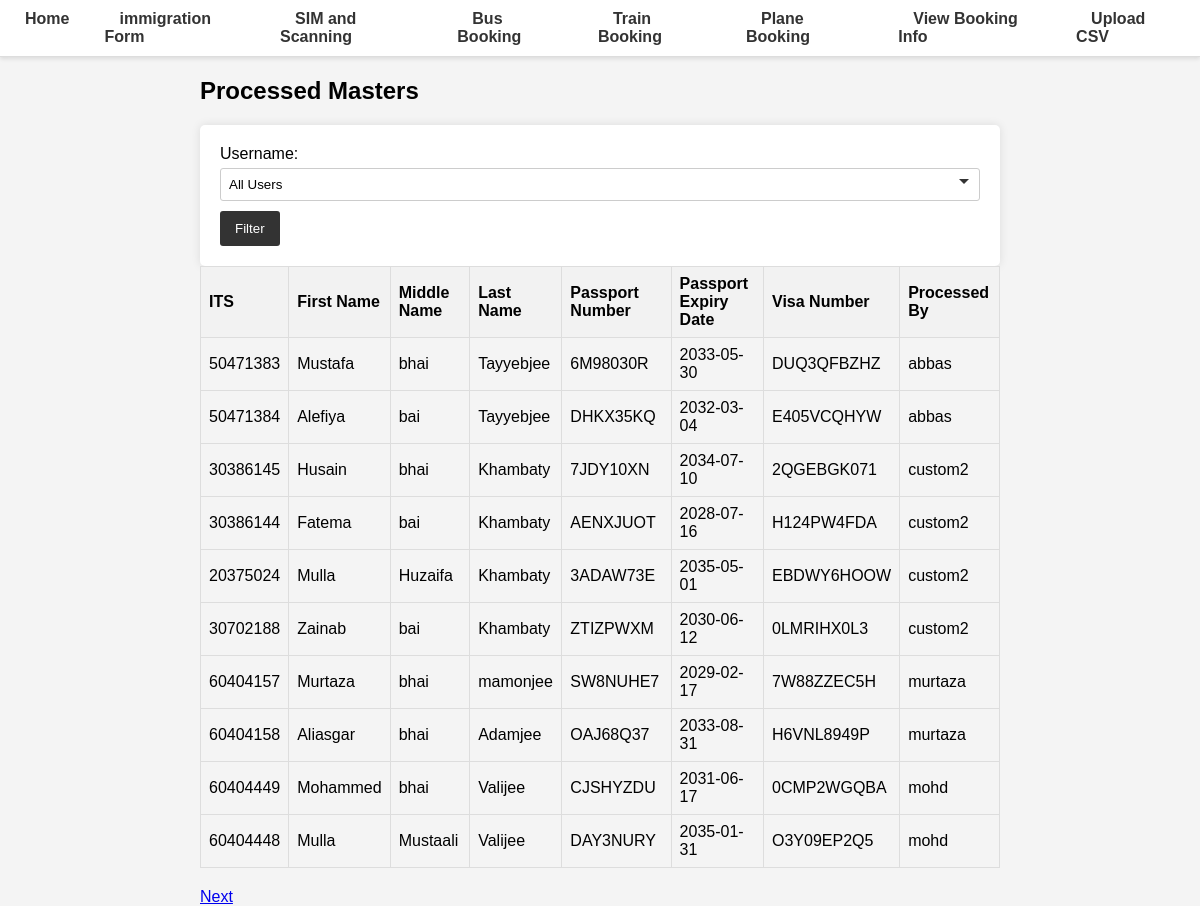
Before: /processed-masters/ with the older database file.
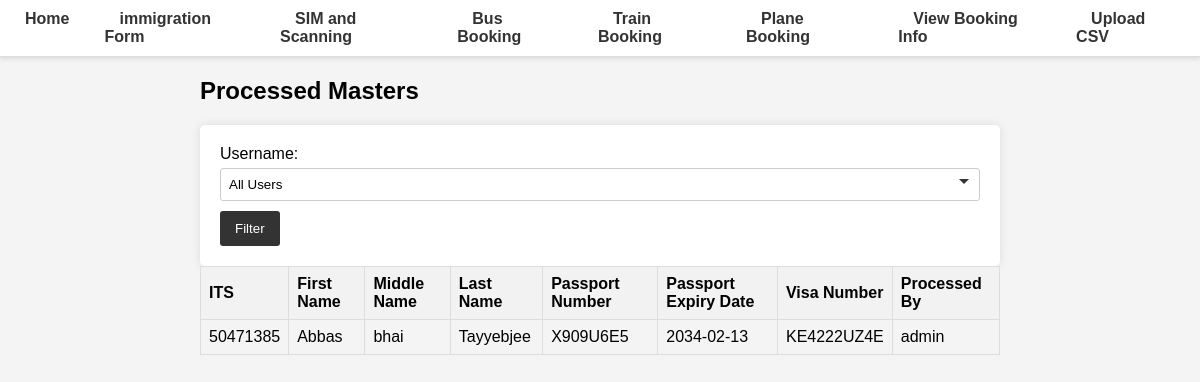
After: the same page with the newer database file.
### database.py (models this page shows)
class ProcessedMaster(Base):
    __tablename__ = "processed_master"
    id = Column(Integer, primary_key=True, index=True)
    ITS = Column(Integer, ForeignKey('master.ITS'), unique=True, index=True)
    first_name = Column(String, index=True)
    middle_name = Column(String, index=True)
    last_name = Column(String, index=True)
    DOB = Column(Date)
    passport_No = Column(String, index=True)
    passport_Expiry = Column(Date, index=True)
    Visa_No = Column(String, index=True)
    Mode_of_Transport = Column(String, index=True)
    phone = Column(String, index=True)
    arrived = Column(Boolean, default=False)
    timestamp = Column(DateTime, default=func.now())
    processed_by = Column(String, ForeignKey('users.username'))

### main.py (the view)
@app.get("/processed-masters/", response_class=HTMLResponse)
async def get_processed_masters(
    request: Request,
    page: int = 1,
    db: Session = Depends(get_db)
):
    users = db.query(User).all()
    users = list(users)
    total_count = db.query(func.count(ProcessedMaster.ITS)).scalar()
    processed_masters = (
        db.query(ProcessedMaster)
        .offset((page - 1) * PAGE_SIZE)
        .limit(PAGE_SIZE)
        .all()
    )
    return templates.TemplateResponse(
        "processed_masters.html",
        {
            "request": request,
            "processed_masters": processed_masters,
            "page": page,
            "page_size": PAGE_SIZE,
            "total_count": total_count,
            "users": users,  # Pass the users list to the template# Pass the current user to the template
        }
    )

### templates/processed_masters.html (shortened to what this page needs)
{% extends "base.html" %}
{% block content %}
<h2>Processed Masters</h2>
<form action="?" method="get">
  <label for="user">Username:</label>
  <select name="user" id="user">
    <option value="">All Users</option>
  </select>
  <button type="submit">Filter</button>
</form>
{% set selected_user = request.query_params.get('user') %}
{% set selected_user_obj = users|selectattr("id", "equalto", selected_user)|first %}
<table>
  <tr>
    <th>ITS</th>
    <th>First Name</th>
    <th>Middle Name</th>
    <th>Last Name</th>
    <th>Passport Number</th>
    <th>Passport Expiry Date</th>
    <th>Visa Number</th>
    <th>Processed By</th>
  </tr>
  {% for master in processed_masters %}
  {% if not selected_user_obj or master.processed_by == selected_user_obj.username %}
  <tr>
    <td>{{ master.ITS }}</td>
    <td>{{ master.first_name }}</td>
    <td>{{ master.middle_name }}</td>
    <td>{{ master.last_name }}</td>
    <td>{{ master.passport_No }}</td>
    <td>{{ master.passport_Expiry }}</td>
    <td>{{ master.Visa_No }}</td>
    <td>{{ master.processed_by }}</td>
  </tr>
  {% endif %}
  {% endfor %}
</table>
<div>
  {% if page * page_size < total_count %}
  <a href="?page={{ page + 1 }}&user={{ selected_user }}">Next</a>
  {% endif %}
</div>
{% endblock %}

### templates/base.html (shortened to what this page needs)
<!DOCTYPE html>
<html lang="en">
<head>
    <link rel="stylesheet" href="/static/styles.css">
</head>
<body>
    <nav>
        <ul>
            <li><a href="/">Home</a></li>
            <li class="dropdown">
                <a href="/master-form">immigration Form</a>
            </li>
            <li class="dropdown">
                <a href="/mark-as-arrived-form/">SIM and Scanning</a>
            </li>
            <li class="dropdown">
                <a href="/bus-booking/">Bus Booking</a>
            </li>
            <li class="dropdown">
                <a href="/train-booking-form/">Train Booking</a>
            </li>
            <li class="dropdown">
                <a href="/bus-booking/">Plane Booking</a>
            </li>
            <li class="dropdown">
                <a href="/view-booking-info/">View Booking Info</a>
            </li>
            <li class="dropdown">
                <a href="/upload-csv/">Upload CSV</a>
            </li>
        </ul>
    </nav>
    <div class="container">
        {% block content %}{% endblock %}
    </div>
</body>
</html>

### static/styles.css (style rules this page uses)
body { font-family: Arial, sans-serif; margin: 0; padding: 0; background-color: #f4f4f4; }
nav { background-color: #fff; border-bottom: 1px solid #ddd; padding: 10px; display: flex; justify-content: center; box-shadow: 0 2px 4px rgba(0, 0, 0, 0.1); }
nav ul { list-style: none; margin: 0; padding: 0; display: flex; gap: 20px; }
nav ul li { display: inline; }
nav a { color: #333; text-decoration: none; font-weight: bold; padding: 10px 15px; border-radius: 3px; transition: background-color 0.3s, color 0.3s; }
.container { max-width: 800px; margin: 0 auto; }
form { background-color: #fff; padding: 20px; border-radius: 5px; box-shadow: 0 0 10px rgba(0, 0, 0, 0.1); }
form label { display: block; margin-bottom: 5px; }
form input, form select { width: 100%; padding: 8px; margin-bottom: 10px; border: 1px solid #ccc; border-radius: 3px; }
form select { appearance: none; background-size: 10px; padding-right: 30px; }
form button { background-color: #333; color: #fff; padding: 10px 15px; border: none; border-radius: 3px; cursor: pointer; transition: background-color 0.3s; }
table { width: 100%; border-collapse: collapse; margin-bottom: 20px; }
table, th, td { border: 1px solid #ddd; }
th, td { padding: 8px; text-align: left; }
th { background-color: #f2f2f2; }
.dropdown { display: inline-block; }

### templates/base.html (style rules this page uses)
.dropdown { position: relative; display: inline-block; }

Changed rows visible on the page:
removed ProcessedMaster: ITS "50471384", first_name "Alefiya", middle_name "bai", last_name "Tayyebjee", passport_No "DHKX35KQ", passport_Expiry "2032-03-04", Visa_No "E405VCQHYW", processed_by "abbas"
removed ProcessedMaster: ITS "30386145", first_name "Husain", middle_name "bhai", last_name "Khambaty", passport_No "7JDY10XN", passport_Expiry "2034-07-10", Visa_No "2QGEBGK071", processed_by "custom2"
removed ProcessedMaster: ITS "30386144", first_name "Fatema", middle_name "bai", last_name "Khambaty", passport_No "AENXJUOT", passport_Expiry "2028-07-16", Visa_No "H124PW4FDA", processed_by "custom2"
removed ProcessedMaster: ITS "20375024", first_name "Mulla", middle_name "Huzaifa", last_name "Khambaty", passport_No "3ADAW73E", passport_Expiry "2035-05-01", Visa_No "EBDWY6HOOW", processed_by "custom2"
removed ProcessedMaster: ITS "30702188", first_name "Zainab", middle_name "bai", last_name "Khambaty", passport_No "ZTIZPWXM", passport_Expiry "2030-06-12", Visa_No "0LMRIHX0L3", processed_by "custom2"
removed ProcessedMaster: ITS "60404157", first_name "Murtaza", middle_name "bhai", last_name "mamonjee", passport_No "SW8NUHE7", passport_Expiry "2029-02-17", Visa_No "7W88ZZEC5H", processed_by "murtaza"
removed ProcessedMaster: ITS "60404158", first_name "Aliasgar", middle_name "bhai", last_name "Adamjee", passport_No "OAJ68Q37", passport_Expiry "2033-08-31", Visa_No "H6VNL8949P", processed_by "murtaza"
removed ProcessedMaster: ITS "60404449", first_name "Mohammed", middle_name "bhai", last_name "Valijee", passport_No "CJSHYZDU", passport_Expiry "2031-06-17", Visa_No "0CMP2WGQBA", processed_by "mohd"
removed ProcessedMaster: ITS "60404448", first_name "Mulla", middle_name "Mustaali", last_name "Valijee", passport_No "DAY3NURY", passport_Expiry "2035-01-31", Visa_No "O3Y09EP2Q5", processed_by "mohd"
changed ProcessedMaster "bhai": ITS "50471383" → "50471385"; first_name "Mustafa" → "Abbas"; passport_No "6M98030R" → "X909U6E5"; passport_Expiry "2033-05-30" → "2034-02-13"; Visa_No "DUQ3QFBZHZ" → "KE4222UZ4E"; processed_by "abbas" → "admin"
Other visible differences:
text no longer shown: "Next"
